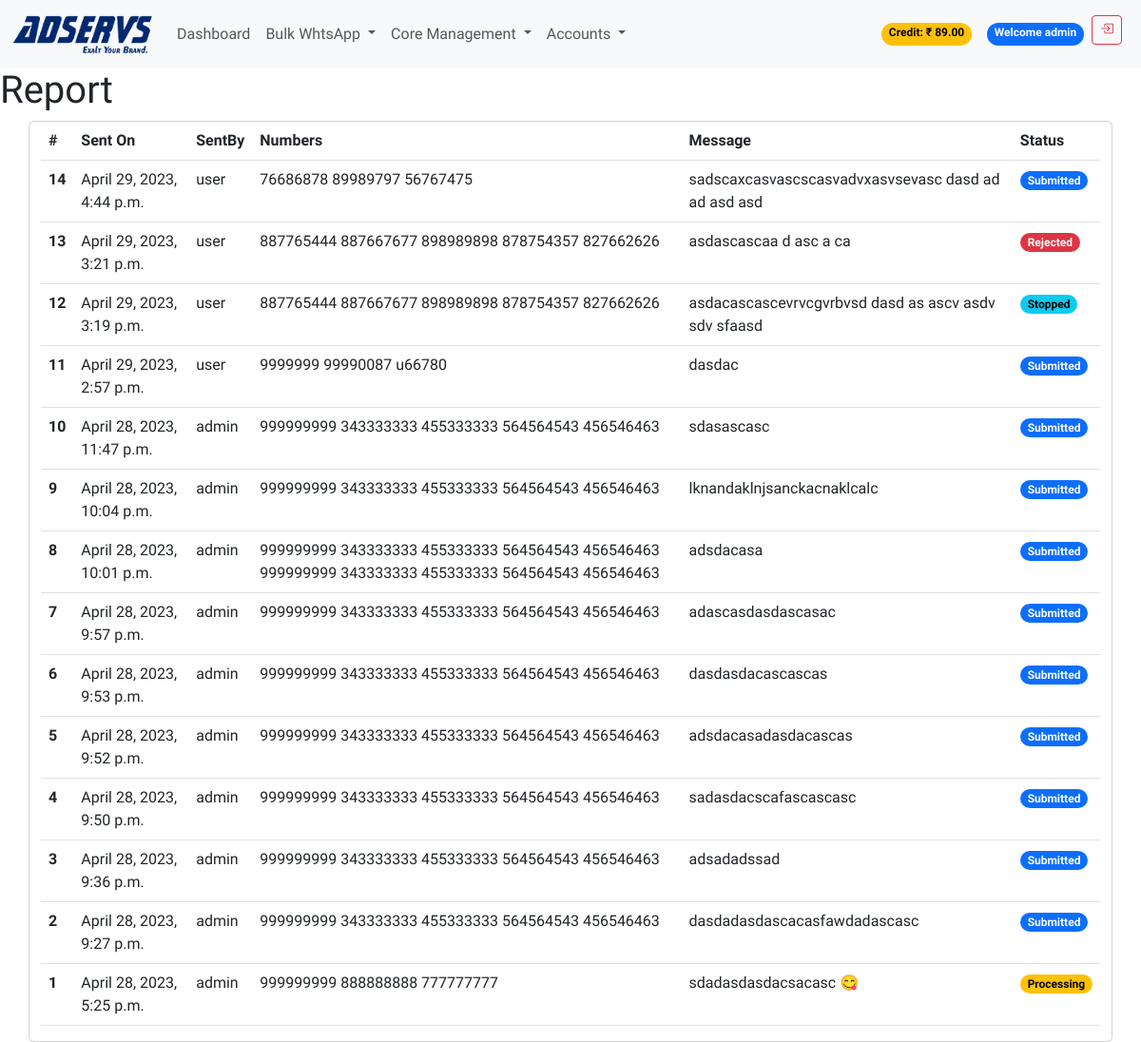
The page /report/ (signed in) on the database as committed earlier.
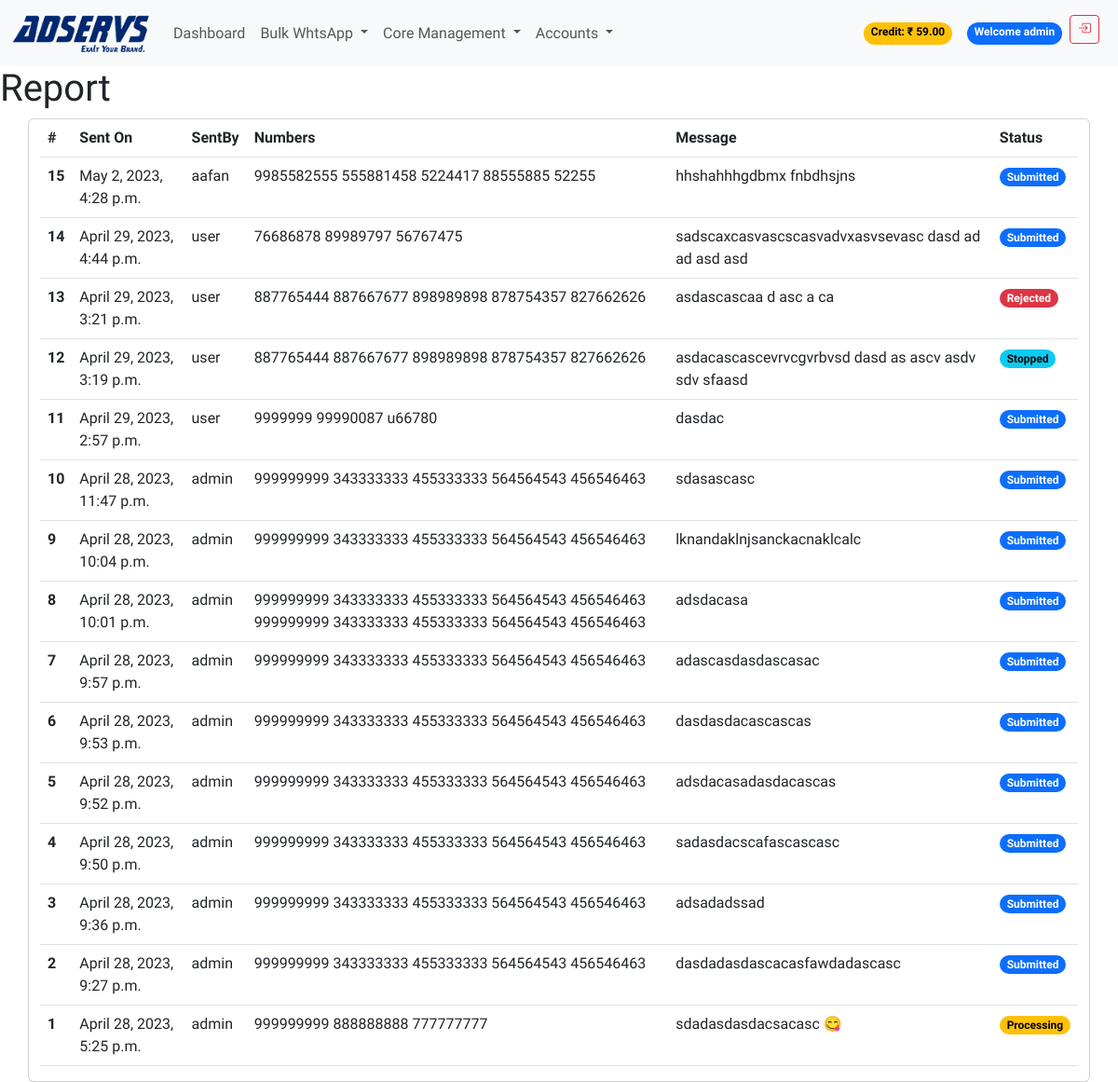
The same page on the database as committed later.
### accounts/models.py (models this page shows, shortened)
class Account(AbstractBaseUser):
    email = models.EmailField(unique=True)
    username = models.CharField(unique=True, max_length=20)
    first_name = models.CharField(max_length=50)
    last_name = models.CharField(max_length=50)
    phone_number = models.CharField(max_length=50)
    company_name = models.CharField(max_length=50)
    gst_number = models.CharField(max_length=50)
    address = models.CharField(max_length=50)
    city = models.CharField(max_length=50)
    state = models.CharField(max_length=50)
    pincode = models.CharField(max_length=50)
    country = models.CharField(max_length=50)
    date_joined = models.DateTimeField(auto_now_add=True)
    last_login = models.DateTimeField(auto_now_add=True)
    is_active = models.BooleanField(default=True)
    is_staff = models.BooleanField(default=False)
    is_superuser = models.BooleanField(default=False)
    is_reseller = models.BooleanField(default=False)
    whtsapp_app = models.BooleanField(default=True)
    voice_app = models.BooleanField(default=False)
    reseller = models.ForeignKey('self', on_delete=models.CASCADE, null=True, blank=True, related_name='belongs_to')
    wallet_balance = models.DecimalField(max_digits=10, decimal_places=2, default=0)
    objects = AccountManager()
    USERNAME_FIELD = 'email'
    REQUIRED_FIELDS = ['username']

### whtsapp/models.py (models this page shows, shortened)
class WhtsappCampaign(models.Model):
    STATUS_CHOICES = (
        ('Submitted', 'Submitted'),
        ('Rejected', 'Rejected'),
        ('Stopped', 'Stopped'),
        ('Processing', 'Processing'),
        ('Completed', 'Completed'),
    )
    user = models.ForeignKey(Account, on_delete=models.CASCADE, blank=True, null=True)
    numbers = models.TextField()
    message = models.TextField()
    image1 = models.ImageField(upload_to='wapp_camp_img/', blank=True, null=True)
    image2 = models.ImageField(upload_to='wapp_camp_img/', blank=True, null=True)
    image3 = models.ImageField(upload_to='wapp_camp_img/', blank=True, null=True)
    image4 = models.ImageField(upload_to='wapp_camp_img/', blank=True, null=True)
    video = models.FileField(upload_to='wapp_camp_video/', blank=True, null=True)
    pdf = models.FileField(upload_to='wapp_camp_pdf/', blank=True, null=True)
    created_at = models.DateTimeField(auto_now_add=True, null=True, blank=True)
    status = models.CharField(max_length=20, choices=STATUS_CHOICES, default="Submitted", null=True, blank=True)

### whtsapp/views.py (the view)
# urls.py: path('report/',views.whtsapp_report,name='whtsappReport'),
def whtsapp_report(request):
    user_id =  request.user.id
    if request.user.is_superuser:
        reports = WhtsappCampaign.objects.all().order_by('-created_at')
    elif request.user.is_reseller:
        reports = WhtsappCampaign.objects.filter(reseller=request.user).order_by('-created_at')
    else:
        reports = WhtsappCampaign.objects.filter(user=user_id).order_by('-created_at')
    context = {
        'reports': reports,
        "site": "Campaign Report",
        }
    return render(request, 'whtsapp/whtsapp_report.html', context)

### templates/whtsapp/whtsapp_report.html (shortened to what this page needs)
{% extends 'base.html' %}
{% load static %}
{% block content %}
{% include 'includes/navbar.html' %}
<h1>Report</h1>
<div class="container card table-responsive">
    <table class="table">
        <thead>
            <tr>
                <th scope="col">#</th>
                <th scope="col">Sent On</th>
                <th scope="col">SentBy</th>
                <th scope="col">Numbers</th>
                <th scope="col">Message</th>
                <th scope="col">Status</th>
            </tr>
        </thead>
        {% for report in reports %}
        <tbody>
            <tr>
                <th scope="row">{{ report.id }}</th>
                <td>{{ report.created_at }}</td>
                <td>{{ report.user.username }}</td>
                <td>{{ report.numbers }}</td>
                <td>{{ report.message }}</td>
                {% if report.status == 'Submitted' %}
                <td><span class="badge rounded-pill text-bg-primary">{{ report.status }}</span></td>
                {% elif report.status == 'Rejected' %}
                <td><span class="badge rounded-pill text-bg-danger">{{ report.status }}</span></td>
                {% elif report.status == 'Stopped' %}
                <td><span class="badge rounded-pill text-bg-info">{{ report.status }}</span></td>
                {% elif report.status == 'Processing' %}
                <td><span class="badge rounded-pill text-bg-warning">{{ report.status }}</span></td>
                {% else %}
                <td><span class="badge rounded-pill text-bg-success">{{ report.status }}</span></td>
                {% endif %}
            </tr>
        </tbody>
        {% endfor %}
    </table>
</div>
{% endblock %}

### templates/includes/navbar.html (shortened to what this page needs)
{% load static %}
<nav class="navbar navbar-expand-lg bg-body-tertiary sticky-top">
    <div class="container-fluid">
        <a class="navbar-brand" href="{% url 'index' %}">
            <img src="{% static 'assets/img/logo.png' %}" alt="AdServs" width="150" height="45">
        </a>
        <div class="collapse navbar-collapse" id="navbarSupportedContent">
            <ul class="navbar-nav me-auto mb-2 mb-lg-0 flex-grow-1">
                <li class="nav-item">
                    <a class="nav-link" aria-current="page" href="{% url 'index' %}">Dashboard</a>
                </li>
                {% if request.user.whtsapp_app %}
                <li class="nav-item dropdown">
                    <a class="nav-link dropdown-toggle" href="#" role="button" data-bs-toggle="dropdown"
                        aria-expanded="false">
                        Bulk WhtsApp
                    </a>
                </li>
                {% endif %}
                {% if request.user.is_reseller %}
                <li class="nav-item dropdown">
                    <a class="nav-link dropdown-toggle" href="#" role="button" data-bs-toggle="dropdown"
                        aria-expanded="false">
                        Core Management
                    </a>
                </li>
                {% endif %}
                <li class="nav-item dropdown">
                    <a class="nav-link dropdown-toggle" href="#" role="button" data-bs-toggle="dropdown"
                        aria-expanded="false">
                        Accounts
                    </a>
                </li>
                <div class="d-flex ms-auto">
                    {% if user.is_authenticated %}
                    <li class="nav-item px-4"></li>
                        <span class="badge rounded-pill text-bg-warning my-2">Credit: ₹ {{ user.wallet_balance }}</span>
                    <li class="nav-item px-2"></li>
                        <span class="badge rounded-pill text-bg-primary my-2">Welcome {{ user.username }}</span>
                    <li class="nav-item px-2">
                        <a href="{% url 'logout' %}" class="btn btn-sm btn-outline-danger"
                        data-bs-toggle="tooltip" data-bs-placement="top" data-bs-title="Logout">
                          <i class="bi bi-box-arrow-in-right"></i>
                        </a>
                    </li>
                    {% endif %}
                </div>
            </ul>
        </div>
    </div>
</nav>

Rows that differ between the two databases and show on the page:
changed Account "admin": wallet_balance "89.00" → "59.00"
added WhtsappCampaign: id "15", created_at "May 2, 2023, 4:28 p.m.", user.username "aafan", numbers "9985582555 555881458 5224417 88555885 52255", message "hhshahhhgdbmx fnbdhsjns", status "Submitted"
